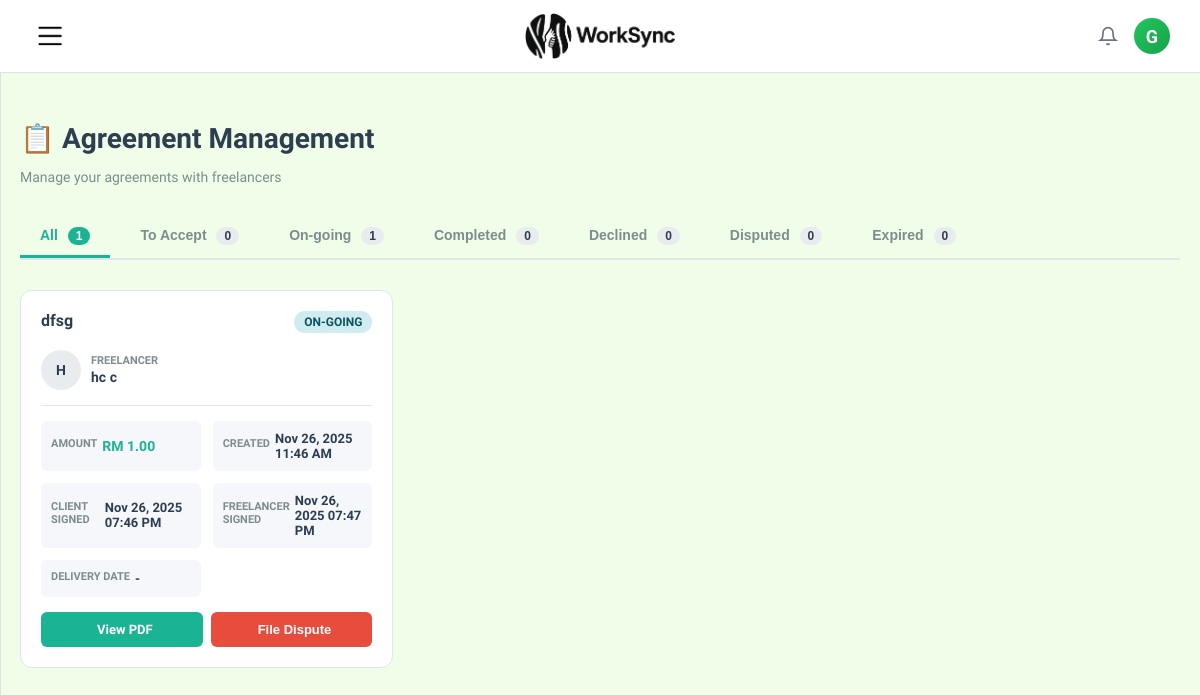
The app's page /page/agreementListing.php (signed in), older data.
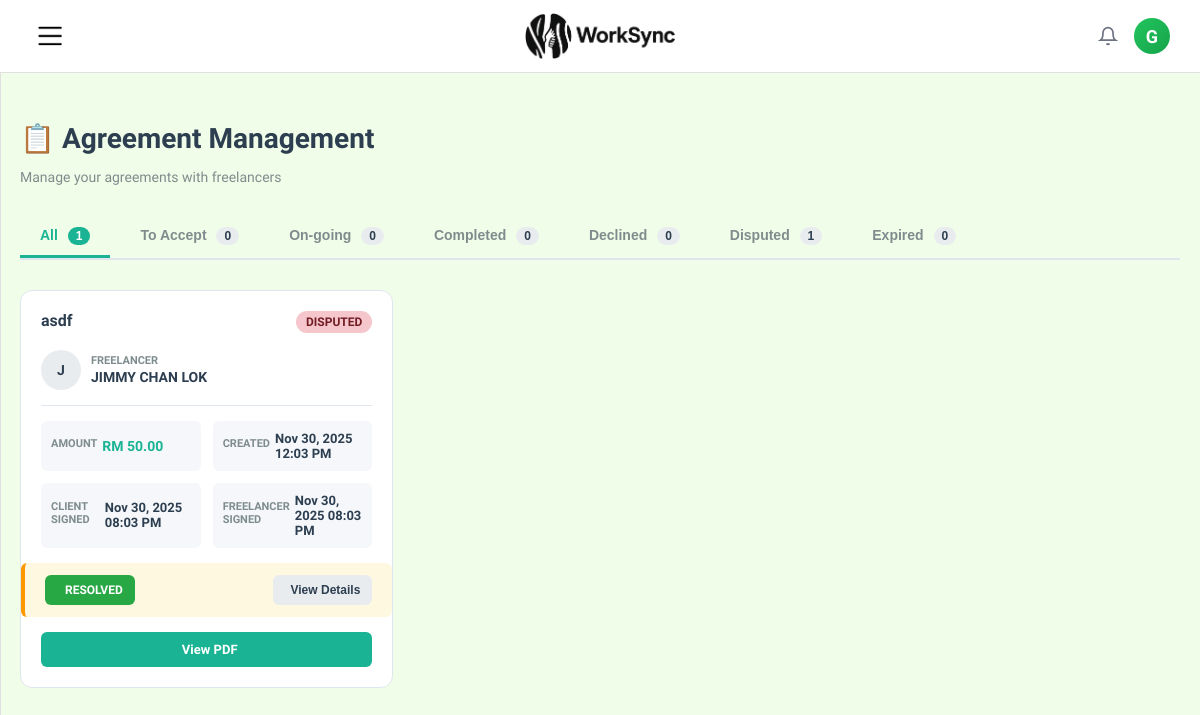
The same page, newer data.
### tables this page shows
CREATE TABLE
  `agreement` (
    `AgreementID` int (11) NOT NULL,
    `FreelancerID` int (11) DEFAULT NULL,
    `ClientID` int (11) DEFAULT NULL,
    `CreatedDate` timestamp NOT NULL DEFAULT current_timestamp(),
    `CompleteDate` date DEFAULT NULL,
    `DeliveryDate` date DEFAULT NULL,
    `agreeementPath` varchar(255) DEFAULT NULL,
    `ClientSignedDate` datetime DEFAULT NULL,
    `ClientSignaturePath` varchar(255) DEFAULT NULL,
    `FreelancerSignedDate` datetime DEFAULT NULL,
    `ExpiredDate` datetime DEFAULT NULL,
    `FreelancerSignaturePath` varchar(255) DEFAULT NULL,
    `Terms` text DEFAULT NULL,
    `Status` varchar(50) DEFAULT NULL,
    `ProjectTitle` varchar(255) DEFAULT NULL,
    `Scope` text DEFAULT NULL,
    `DeliveryTime` int (11) NOT NULL,
    `Deliverables` text DEFAULT NULL,
    `PaymentAmount` decimal(10, 2) DEFAULT NULL,
    `RemainingRevisions` int (11) NOT NULL DEFAULT 3,
    `ProjectDetail` text DEFAULT NULL,
    `FreelancerName` varchar(255) DEFAULT NULL,
    `ClientName` varchar(255) DEFAULT NULL
  );

### includes/header.php (called while the page is built, shortened)
<?php
if (isset($_SESSION['user_id']) && isset($_SESSION['user_type'])) {
    $user_type = $_SESSION['user_type'];
} else {
    echo '👤';
}
?>

### page/agreementListing.php (the view, shortened to what the changed rows need)
<?php
$user_id = $_SESSION['user_id'];
$user_type = $_SESSION['user_type'];
$status_filter = isset($_GET['status']) ? $_GET['status'] : 'all';
$conn = getDBConnection();
$update_expired_sql = "UPDATE agreement
                       SET Status = 'expired'
                       WHERE Status = 'to_accept'
                       AND ExpiredDate IS NOT NULL
                       AND ExpiredDate < NOW()";
$conn->query($update_expired_sql);
if ($user_type === 'client') {
    $count_sql = "SELECT a.Status
                FROM agreement a
                WHERE a.ClientID = ?";
} else {
    $count_sql = "SELECT a.Status
                FROM agreement a
                WHERE a.FreelancerID = ?";
}
$count_stmt = $conn->prepare($count_sql);
$count_stmt->bind_param('i', $user_id);
$count_stmt->execute();
$count_result = $count_stmt->get_result();
$all_agreements_for_count = [];
while ($row = $count_result->fetch_assoc()) {
    $all_agreements_for_count[] = $row;
}
if ($user_type === 'client') {
    $sql = "SELECT
                a.AgreementID,
                a.FreelancerID,
                a.ClientID,
                a.ProjectTitle,
                a.PaymentAmount,
                a.Status,
                a.CreatedDate,
                a.ClientSignedDate,
                a.FreelancerSignedDate,
                a.DeliveryDate,
                a.CompleteDate,
                a.ExpiredDate,
                a.agreeementPath,
                d.DisputeID,
                d.Status as DisputeStatus,
                d.AdminNotesText,
                d.ResolutionAction,
                d.ResolvedAt,
                d.InitiatorID,
                d.InitiatorType,
                d.ReasonText,
                CONCAT(f.FirstName, ' ', f.LastName) as FreelancerName,
                f.ProfilePicture as FreelancerProfilePic,
                c.CompanyName as ClientName
            FROM agreement a
            JOIN freelancer f ON a.FreelancerID = f.FreelancerID
            JOIN client c ON a.ClientID = c.ClientID
            LEFT JOIN dispute d ON a.AgreementID = d.AgreementID
            WHERE a.ClientID = ?";
    $sql .= " ORDER BY a.CreatedDate DESC";
}
$stmt = $conn->prepare($sql);
if ($status_filter !== 'all') {
    $stmt->bind_param('is', $user_id, $status_filter);
} else {
    $stmt->bind_param('i', $user_id);
}
$stmt->execute();
$result = $stmt->get_result();
$agreements = [];
while ($row = $result->fetch_assoc()) {
    $agreements[] = $row;
}
function getStatusClass($status)
{
    switch ($status) {
        case 'ongoing':
            return 'status-ongoing';
        case 'disputed':
            return 'status-disputed';
    }
}
function getStatusLabel($status)
{
    switch ($status) {
        case 'ongoing':
            return 'On-going';
        case 'disputed':
            return 'Disputed';
    }
}
$counts = ['all' => 0, 'to_accept' => 0, 'ongoing' => 0, 'completed' => 0, 'declined' => 0, 'cancelled' => 0, 'disputed' => 0, 'expired' => 0];
foreach ($all_agreements_for_count as $agreement) {
    $counts['all']++;
    if (isset($counts[$agreement['Status']])) {
        $counts[$agreement['Status']]++;
    }
}
?>
<!DOCTYPE html>
<html lang="en">
<head>
    <link rel="stylesheet" href="/assets/css/app.css">
    <link rel="stylesheet" href="/assets/css/profile.css">
    <link rel="stylesheet" href="/assets/css/<?= $user_type === 'client' ? 'client' : 'freelancer' ?>.css">
    <link rel="stylesheet" href="/assets/css/agreement-listing.css">
</head>
<body>
    <?php
    include '../includes/header.php';
    ?>
    <div class="main-content">
        <div class="container">
            <div class="page-header">
                <h1 class="page-title">📋 Agreement Management</h1>
            </div>
            <div class="filter-tabs">
                <button class="filter-tab <?= $status_filter === 'ongoing' ? 'active' : '' ?>" onclick="window.location.href='?status=ongoing'">
                    <i class="fas fa-spinner"></i> On-going
                    <span class="tab-count"><?= $counts['ongoing'] ?></span>
                </button>
                <button class="filter-tab <?= $status_filter === 'disputed' ? 'active' : '' ?>" onclick="window.location.href='?status=disputed'">
                    <i class="fas fa-exclamation-circle"></i> Disputed
                    <span class="tab-count"><?= $counts['disputed'] ?></span>
                </button>
            </div>
            <?php if (count($agreements) > 0): ?>
                <div class="agreements-grid">
                    <?php foreach ($agreements as $agreement): ?>
                        <div class="agreement-card">
                            <div class="card-header">
                                <div class="card-title"><?= htmlspecialchars($agreement['ProjectTitle']) ?></div>
                                <div class="status-badge <?= getStatusClass($agreement['Status']) ?>">
                                    <?= getStatusLabel($agreement['Status']) ?>
                                </div>
                            </div>
                            <div class="card-body">
                                <div class="party-info">
                                    <div class="party-avatar">
                                        <?php
                                        if ($user_type === 'client') {
                                            echo strtoupper(substr($agreement['FreelancerName'], 0, 1));
                                        } else {
                                            echo strtoupper(substr($agreement['ClientName'], 0, 1));
                                        }
                                        ?>
                                    </div>
                                    <div class="party-details">
                                        <div class="party-label">
                                            <?= $user_type === 'client' ? 'Freelancer' : 'Client' ?>
                                        </div>
                                        <div class="party-name">
                                            <?= $user_type === 'client' ? htmlspecialchars($agreement['FreelancerName']) : htmlspecialchars($agreement['ClientName']) ?>
                                        </div>
                                    </div>
                                </div>
                                <div class="card-details">
                                    <div class="detail-item">
                                        <div class="detail-label">Amount</div>
                                        <div class="detail-value amount">RM <?= number_format($agreement['PaymentAmount'], 2) ?></div>
                                    </div>
                                    <div class="detail-item">
                                        <div class="detail-label">Created</div>
                                        <div class="detail-value date"><?= date('M d, Y h:i A', strtotime($agreement['CreatedDate'])) ?></div>
                                    </div>
                                    <div class="detail-item">
                                        <div class="detail-label">Client Signed</div>
                                        <div class="detail-value date"><?= $agreement['ClientSignedDate'] ? date('M d, Y h:i A', strtotime($agreement['ClientSignedDate'])) : '-' ?></div>
                                    </div>
                                    <div class="detail-item">
                                        <div class="detail-label"><?= $agreement['Status'] === 'declined' ? 'Freelancer Declined' : 'Freelancer Signed' ?></div>
                                        <div class="detail-value date"><?= $agreement['FreelancerSignedDate'] ? date('M d, Y h:i A', strtotime($agreement['FreelancerSignedDate'])) : '-' ?></div>
                                    </div>
                                    <?php if ($agreement['Status'] === 'ongoing'): ?>
                                        <div class="detail-item">
                                            <div class="detail-label">Delivery Date</div>
                                            <div class="detail-value date"><?= $agreement['DeliveryDate'] ? date('M d, Y', strtotime($agreement['DeliveryDate'])) : '-' ?></div>
                                        </div>
                                    <?php endif; ?>
                                </div>
                                <?php if ($agreement['Status'] === 'disputed' && $agreement['DisputeID']): ?>
                                    <div class="dispute-info-section">
                                        <div class="dispute-badge-row">
                                            <span class="dispute-badge <?= $agreement['DisputeStatus'] === 'resolved' ? 'dispute-resolved' : 'dispute-unresolved' ?>">
                                                <?= $agreement['DisputeStatus'] === 'resolved' ? 'RESOLVED' : 'NOT RESOLVED' ?>
                                            </span>
                                            <button type="button" class="btn btn-secondary btn-sm view-dispute-btn"
                                                data-dispute-id="<?= $agreement['DisputeID'] ?>"
                                                data-admin-notes="<?= htmlspecialchars($agreement['AdminNotesText'] ?? '', ENT_QUOTES) ?>"
                                                data-dispute-status="<?= htmlspecialchars($agreement['DisputeStatus'] ?? '', ENT_QUOTES) ?>"
                                                data-resolution-action="<?= htmlspecialchars($agreement['ResolutionAction'] ?? '', ENT_QUOTES) ?>"
                                                data-resolved-date="<?= $agreement['ResolvedAt'] ? date('M d, Y h:i A', strtotime($agreement['ResolvedAt'])) : '' ?>"
                                                data-initiator-type="<?= htmlspecialchars($agreement['InitiatorType'] ?? '', ENT_QUOTES) ?>"
                                                data-reason-text="<?= htmlspecialchars($agreement['ReasonText'] ?? '', ENT_QUOTES) ?>">
                                                <i class="fas fa-chevron-down"></i> View Details
                                            </button>
                                        </div>
                                    </div>
                                <?php endif; ?>
                            </div>
                            <div class="card-actions">
                                <a href="<?= htmlspecialchars($agreement['agreeementPath']) ?>" target="_blank" class="btn btn-view">
                                    <i class="fas fa-eye"></i> View PDF
                                </a>
                                <?php
                                if ($agreement['Status'] === 'ongoing') {
                                    echo '<button type="button" class="btn btn-dispute" onclick="openDisputeModal(' . $agreement['AgreementID'] . ', \'' . htmlspecialchars(str_replace("'", "\\'", $agreement['ProjectTitle']), ENT_QUOTES) . '\')">';
                                    echo '<i class="fas fa-exclamation-triangle"></i> File Dispute';
                                    echo '</button>';
                                }
                                ?>
                            </div>
                        </div>
                    <?php endforeach; ?>
                </div>
            <?php endif; ?>
        </div>
    </div>
</body>
</html>

Row changes from the older to the newer data that the page shows:
removed agreement: ProjectTitle "dfsg", Status "ON-GOING", FreelancerName "H", FreelancerName "hc c", PaymentAmount "1.00", CreatedDate "Nov 26, 2025 11:46 AM", ClientSignedDate "Nov 26, 2025 07:46 PM", shows "FREELANCER SIGNED", FreelancerSignedDate "Nov 26, 2025 07:47 PM", shows "DELIVERY DATE"
added agreement: ProjectTitle "asdf", Status "DISPUTED", FreelancerName "J", FreelancerName "JIMMY CHAN LOK", PaymentAmount "50.00", CreatedDate "Nov 30, 2025 12:03 PM", ClientSignedDate "Nov 30, 2025 08:03 PM", shows "FREELANCER SIGNED", FreelancerSignedDate "Nov 30, 2025 08:03 PM", shows "RESOLVED"
Text that changed along with them:
$counts['ongoing']: "1" → "0"
$counts['disputed']: "0" → "1"
